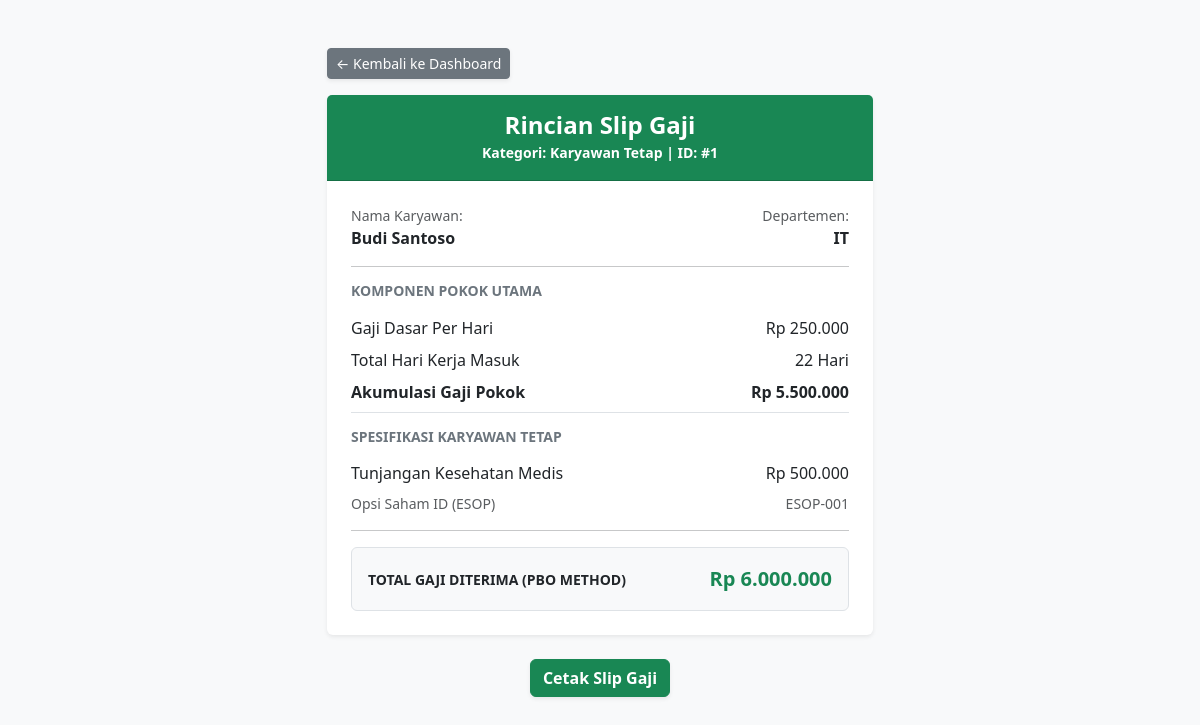
The page /slip_gaji.php?id_karyawan=1 on the database its author committed.
### tables this page shows
CREATE TABLE `tabel_karyawan` (
  `id_karyawan` int NOT NULL,
  `nama_karyawan` varchar(100) NOT NULL,
  `departemen` varchar(50) NOT NULL,
  `hari_kerja_masuk` int NOT NULL,
  `gaji_dasar_per_hari` decimal(12,2) NOT NULL,
  `jenis_karyawan` enum('Kontrak','Tetap','Magang') NOT NULL,
  `durasi_kontrak_bulan` int DEFAULT NULL,
  `agensi_penyalur` varchar(100) DEFAULT NULL,
  `tunjangan_kesehatan` decimal(12,2) DEFAULT NULL,
  `opsi_saham_id` varchar(50) DEFAULT NULL,
  `uang_saku_bulanan` decimal(12,2) DEFAULT NULL,
  `sertifikat_kampus_merdeka` varchar(100) DEFAULT NULL
);

### models/karyawantetap.php (called while the page is built, shortened)
<?php
class karyawantetap extends karyawan {
    protected $tunjanganKesehatan;
    public function __construct($id_karyawan, $nama_karyawan, $departemen, $hari_kerja_masuk, $gaji_dasar_per_hari, $tunjanganKesehatan, $opsiSahamId) {
        $this->hari_kerja_masuk = $hari_kerja_masuk;
        $this->gaji_dasar_per_hari = $gaji_dasar_per_hari;
        $this->tunjanganKesehatan = $tunjanganKesehatan;
    }
    public function hitungGajiBersih(): float {
        return (float) (($this->hari_kerja_masuk * $this->gaji_dasar_per_hari) + $this->tunjanganKesehatan);
    }
}

### slip_gaji.php (the view, shortened to what this page needs)
<?php
require_once __DIR__ . '/models/karyawantetap.php';
require_once __DIR__ . '/models/karyawanmagang.php';
$connectionObj = new Connection();
$db = $connectionObj->getConnection();
$id_karyawan = isset($_GET['id_karyawan']) ? (int)$_GET['id_karyawan'] : 0;
$sql = "SELECT * FROM tabel_karyawan WHERE id_karyawan = $id_karyawan";
$result = $db->query($sql);
$row = ($result && $result->num_rows > 0) ? $result->fetch_assoc() : null;
$gajiBersih = 0;
if ($row) {
    switch ($row['jenis_karyawan']) {
        case 'Tetap':
            $karyawan = new karyawantetap(
                $row['id_karyawan'], $row['nama_karyawan'], $row['departemen'],
                $row['hari_kerja_masuk'], $row['gaji_dasar_per_hari'],
                $row['tunjangan_kesehatan'], $row['opsi_saham_id']
            );
            break;
    }
    $gajiBersih = $karyawan->hitungGajiBersih();
}
?>
<!DOCTYPE html>
<html lang="id">
<head>
    <link href="https://cdn.jsdelivr.net/npm/bootstrap@5.3.0/dist/css/bootstrap.min.css" rel="stylesheet">
</head>
<body class="bg-light">
<div class="container my-5">
    <div class="row justify-content-center">
        <div class="col-md-8 col-lg-6">
            <div class="mb-3 no-print">
                <a href="index.php" class="btn btn-secondary btn-sm shadow-sm">&larr; Kembali ke Dashboard</a>
            </div>
            <?php if (!$row): ?>
                <div class="alert alert-danger text-center shadow-sm" role="alert">
                    <h4 class="alert-heading fw-bold">Data Tidak Ditemukan!</h4>
                    <p class="mb-0">Maaf, karyawan dengan ID #<?= htmlspecialchars($id_karyawan) ?> tidak terdaftar.</p>
                </div>
            <?php else: ?>
                <?php
                $themeColor = 'bg-dark text-white';
                if ($row['jenis_karyawan'] == 'Tetap') $themeColor = 'bg-success text-white';
                ?>
                <div class="card border-0 shadow-sm">
                    <div class="card-header <?= $themeColor ?> text-center py-3">
                        <h4 class="mb-0 fw-bold">Rincian Slip Gaji</h4>
                        <small class="fw-semibold">Kategori: Karyawan <?= $row['jenis_karyawan'] ?> | ID: #<?= $row['id_karyawan'] ?></small>
                    </div>
                    <div class="card-body p-4">
                        <div class="row mb-3">
                            <div class="col-6">
                                <span class="text-muted small d-block">Nama Karyawan:</span>
                                <strong><?= htmlspecialchars($row['nama_karyawan']) ?></strong>
                            </div>
                            <div class="col-6 text-end">
                                <span class="text-muted small d-block">Departemen:</span>
                                <strong><?= htmlspecialchars($row['departemen']) ?></strong>
                            </div>
                        </div>
                        <hr>
                        <h5 class="fw-semibold text-secondary mb-3 small text-uppercase">Komponen Pokok Utama</h5>
                        <div class="d-flex justify-content-between mb-2">
                            <span>Gaji Dasar Per Hari</span>
                            <span>Rp <?= number_format($row['gaji_dasar_per_hari'], 0, ',', '.') ?></span>
                        </div>
                        <div class="d-flex justify-content-between mb-2">
                            <span>Total Hari Kerja Masuk</span>
                            <span><?= htmlspecialchars($row['hari_kerja_masuk']) ?> Hari</span>
                        </div>
                        <div class="d-flex justify-content-between mb-2 fw-semibold border-bottom pb-2">
                            <span>Akumulasi Gaji Pokok</span>
                            <span>Rp <?= number_format($row['hari_kerja_masuk'] * $row['gaji_dasar_per_hari'], 0, ',', '.') ?></span>
                        </div>
                        <?php if ($row['jenis_karyawan'] == 'Tetap'): ?>
                            <h5 class="fw-semibold text-secondary my-3 small text-uppercase">Spesifikasi Karyawan Tetap</h5>
                            <div class="d-flex justify-content-between mb-2">
                                <span>Tunjangan Kesehatan Medis</span>
                                <span>Rp <?= number_format($row['tunjangan_kesehatan'], 0, ',', '.') ?></span>
                            </div>
                            <div class="d-flex justify-content-between mb-2 text-muted small">
                                <span>Opsi Saham ID (ESOP)</span>
                                <span><?= htmlspecialchars($row['opsi_saham_id']) ?></span>
                            </div>
                        <?php endif; ?>
                        <hr>
                        <div class="d-flex justify-content-between align-items-center bg-light p-3 rounded border">
                            <span class="fw-bold text-uppercase text-dark small">Total Gaji Diterima (PBO Method)</span>
                            <span class="fw-bold text-success fs-5">Rp <?= number_format($gajiBersih, 0, ',', '.') ?></span>
                        </div>
                    </div>
                </div>
                <div class="text-center mt-4 no-print">
                    <button onclick="window.print()" class="btn btn-success shadow-sm fw-semibold">Cetak Slip Gaji</button>
                </div>
            <?php endif; ?>
        </div>
    </div>
</div>
</body>
</html>

### rows shown on the page
tabel_karyawan: jenis_karyawan "Tetap", id_karyawan "1", nama_karyawan "Budi Santoso", departemen "IT", gaji_dasar_per_hari "250.000", hari_kerja_masuk "22", $row['hari_kerja_masuk'] * $row['gaji_dasar_per_hari'] "5.500.000", tunjangan_kesehatan "500.000", opsi_saham "ESOP-001", gajiBersih "6.000.000"
